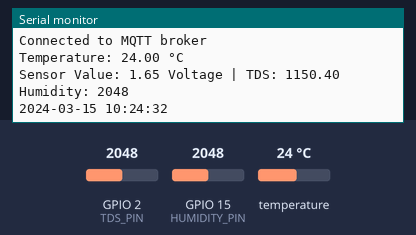
Simulated run of this sketch. Board: ESP32. Parts: the last lines printed to the serial monitor. The test bench sets the inputs (shaded band); at power-on: temperature 24 °C, GPIO 2 (TDS_PIN) = 2048, GPIO 15 (HUMIDITY_PIN) = 2048. WiFi joins after 1.5 s; servers stay silent unless stated; network time is answered at once with the bench clock; the local clock reads 2024-03-15 10:24:30 at power-on unless the sketch sets it; no MQTT or app messages arrive unless stated.

Above: at 3.2 s.
3.3 s: temperature set to 12 °C
At 6.4 s:
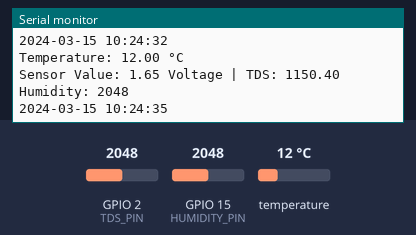
7.0 s: GPIO 2 (TDS_PIN) set to 2866
At 9.8 s:
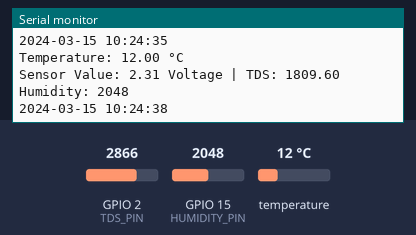
10.7 s: GPIO 15 (HUMIDITY_PIN) set to 2866
At 11.9 s:
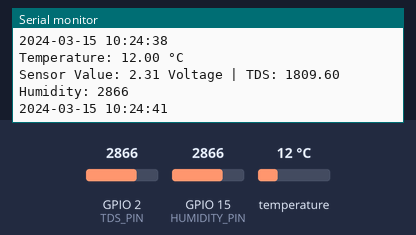
14.4 s: temperature set to 19 °C
At 17.4 s:
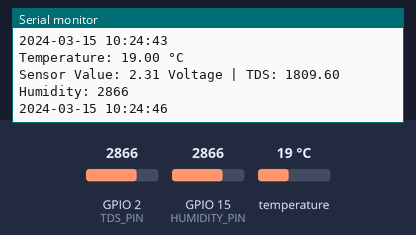
18.1 s: GPIO 2 (TDS_PIN) set to 3603
At 20.8 s:
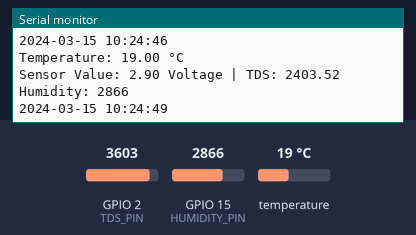
21.8 s: GPIO 15 (HUMIDITY_PIN) set to 3603
At 23.0 s:
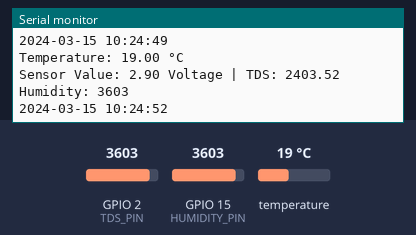
Timing chart, 0 to 24.8 s (numbered marks = the images above; inputs shaded):
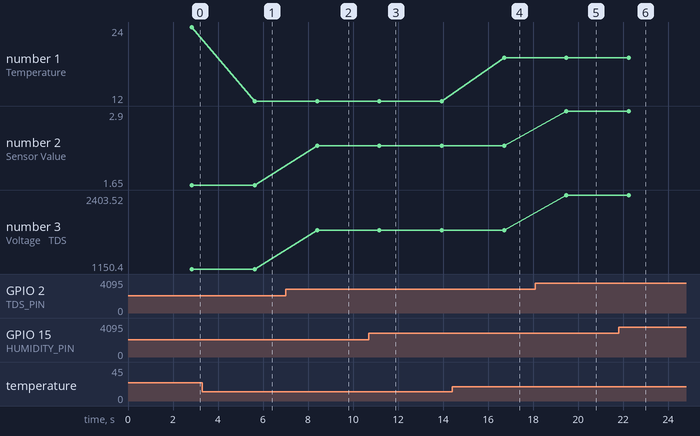

Measured:
- after the input at 3.3 s, the serial monitor: prints a new line after 2.3 s (image 1)
- after the input at 7.0 s, the serial monitor: prints a new line after 1.4 s (image 2)
- after the input at 10.7 s, the serial monitor: prints a new line after 0.48 s (image 3)
- after the input at 14.4 s, the serial monitor: prints a new line after 2.3 s (image 4)
- after the input at 18.1 s, the serial monitor: prints a new line after 1.4 s (image 5)
- after the input at 21.8 s, the serial monitor: prints a new line after 0.45 s (image 6)
- plotted number 1: 24 → 12 after the input at 3.3 s, 12 → 19 after the input at 14.4 s
- plotted number 2: 1.65 → 2.31 after the input at 7.0 s, 2.31 → 2.9 after the input at 18.1 s

The sketch:

esp32Code.ino
```cpp
#include <WiFi.h>
//#include "Wifi_setup.h"
#include "temp_sensor.h"
#include "ec_sensor.h"
#include "hum_sensor.h"
#include "mqtt_config.h"

DS18B20 tempSensor;
EC_SENSOR tdsSensor(TDS_PIN);
HumiditySensor humiditySensor(HUMIDITY_PIN);

void setup() {
    Serial.begin(115200);
    delay(10);

    connectWiFi();
    setupMQTT();

    tempSensor.begin();
    tdsSensor.begin();
    humiditySensor.begin();
}

void loop() {
    //mqtt connection
    if (!client.connected()) {
        reconnect();
    }
    client.loop();

    //temp
    float temperature = tempSensor.getTemperature();
    Serial.print("Temperature: ");
    Serial.print(temperature);
    Serial.println(" °C");

    //tds
    tdsSensor.update();
    Serial.print("Sensor Value: ");
    Serial.print(tdsSensor.getVoltage());
    Serial.print(" Voltage | TDS: ");
    Serial.println(tdsSensor.getTDS(), 2);

    //hum
    humiditySensor.update();
    int humidity = humiditySensor.getHumidity();
    Serial.print("Humidity: ");
    Serial.println(humidity);

    // Publish data to MQTT broker
    publishData(temperature, humidity, tdsSensor.getTDS());

    delay(2000);  //setting for how often to read
}
```

ec.sensor.cpp
```cpp
#include "ec_sensor.h"

EC_SENSOR::EC_SENSOR(int pin) {
    this->pin = pin;
    this->sensorValue = 0;
    this->voltage = 0.0;
    this->tds = 0.0;
}

void EC_SENSOR::begin() {
    pinMode(this->pin, INPUT);
}

void EC_SENSOR::update() {
    this->sensorValue = analogRead(this->pin);

    this->voltage = this->sensorValue * (3.3 / 4095.0);

    this->tds = (this->voltage - 0.5) * 1000.0;
}

float EC_SENSOR::getVoltage() {
    return this->voltage;
}

float EC_SENSOR::getTDS() {
    return this->tds;
}
```

ec_sensor.h
```cpp
#ifndef EC_SENSOR_H
#define EC_SENSOR_H

#include <Arduino.h>

#define TDS_PIN 2

class EC_SENSOR {
    public:
        EC_SENSOR(int pin);
        void begin();
        void update();
        float getVoltage();
        float getTDS();

    private:
        int pin;
        int sensorValue;
        float voltage;
        float tds;
};

#endif
```

hum_sensor.cpp
```cpp
#include "hum_sensor.h"

HumiditySensor::HumiditySensor(int pin) {
    this->pin = pin;
    this->humidityValue = 0;
}

void HumiditySensor::begin() {
    pinMode(this->pin, INPUT);
}

void HumiditySensor::update() {
    this->humidityValue = analogRead(this->pin);
}

int HumiditySensor::getHumidity() {
    return this->humidityValue;
}
```

hum_sensor.h
```cpp
#ifndef HUM_SENSOR.H
#define HUM_SENSOR.H

#include <Arduino.h>

#define HUMIDITY_PIN 15

class HumiditySensor {
    public:
        HumiditySensor(int pin);
        void begin();
        void update();
        int getHumidity();

    private:
        int pin;
        int humidityValue;
};

#endif
```

temp_sensor.cpp
```cpp
#include "temp_sensor.h"

DS18B20::DS18B20() : oneWire(ONE_WIRE_BUS), sensors(&oneWire) {}

void DS18B20::begin() {
    sensors.begin();
}

float DS18B20::getTemperature() {
    sensors.requestTemperatures();
    float tempC = sensors.getTempCByIndex(0);
    return tempC;
}
```

temp_sensor.h
```cpp
#ifndef TEMP_SENSOR.H
#define TEMP_SENSOR.H

#include <OneWire.h>
#include <DallasTemperature.h>

#define ONE_WIRE_BUS 17

class DS18B20 {
    public:
        DS18B20();
        void begin();
        float getTemperature();

    private:
        OneWire oneWire;
        DallasTemperature sensors;
};

#endif
```

mqtt_config.cpp
```cpp
#include "mqtt_config.h"
#include <ArduinoJson.h>
#include <NTPClient.h>
#include <WiFiUdp.h>

const char* mqtt_server = "192.168.1.207";
const int mqtt_port = 1883;

WiFiClient espClient;
PubSubClient client(espClient);

WiFiUDP udp;
NTPClient timeClient(udp, "pool.ntp.org", 0, 60000);

//connect to wifi
void connectWiFi() {
    WiFi.begin("T-472928", "akds85fd9n42");
    while (WiFi.status() != WL_CONNECTED) {
        delay(1000);
        Serial.println("Connecting to WiFi...");
    }
    Serial.println("Connected to WiFi!");
    Serial.print("IP Address: ");
    Serial.println(WiFi.localIP());
}

//connect to mqtt
void reconnect() {
    while (!client.connected()) {
        Serial.println("Attempting MQTT connection...");
        String clientId = "ESP32Client-";
        clientId += String(WiFi.macAddress());

        if (client.connect(clientId.c_str())) {
            Serial.println("Connected to MQTT broker");
        } else {
            Serial.print("Failed, rc=");
            Serial.print(client.state());
            delay(5000);
        }
    }
}


void mqttCallback(char* topic, byte* payload, unsigned int length) {
    // Handle incoming messages if needed
}

void setupMQTT() {
    client.setServer(mqtt_server, mqtt_port);
    client.setCallback(mqttCallback);
}

void publishData(float temp, float hum, float tds) {
    StaticJsonDocument<200> doc;

    //get date time
    timeClient.update();
    unsigned long epochTime = timeClient.getEpochTime();
    time_t rawTime = (time_t)epochTime;
    struct tm *timeInfo = localtime(&rawTime);
    char dateBuffer[20];
    strftime(dateBuffer, sizeof(dateBuffer), "%Y-%m-%d %H:%M:%S", timeInfo);
    String formattedDateTime = String(dateBuffer);

    //data to send
    doc["temperature"] = temp;
    doc["humidity"] = hum;
    doc["tds"] = tds;
    doc["timestamp"] = formattedDateTime;
    Serial.println(formattedDateTime);

    //serialize to json
    char jsonBuffer[512];
    serializeJson(doc, jsonBuffer);

    client.publish("sensor_data", jsonBuffer);
}
```

mqtt_config.h
```cpp
#ifndef MQTT_CONFIG_H
#define MQTT_CONFIG_H

#include <WiFi.h>
#include <PubSubClient.h>

// MQTT parameters
extern const char* mqtt_server;
extern const int mqtt_port;
extern WiFiClient espClient;
extern PubSubClient client;

void connectWiFi();
void reconnect();
void mqttCallback(char* topic, byte* payload, unsigned int length);
void setupMQTT();
void publishData(float temperature, float hum, float tds);

#endif
```
